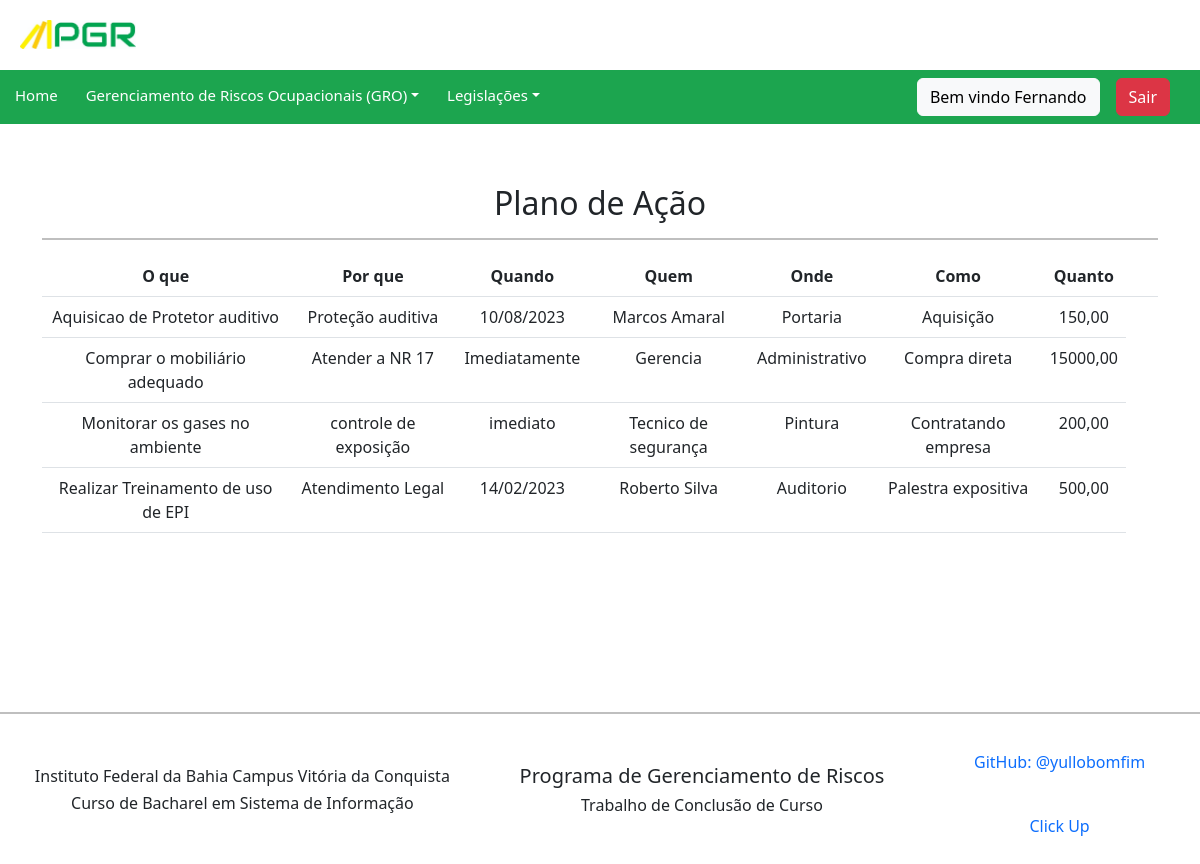
The app's page /planoacao/ (signed in) with its own data.
### pgr/models.py (models this page shows, shortened)
class Planoacao(models.Model):
    inventario = models.ForeignKey(Inventario, verbose_name=("inventario"), on_delete=models.CASCADE)
    oque = models.CharField(max_length=1000)
    porque = models.CharField(max_length=1000)
    quando = models.CharField(max_length=1000)
    quem = models.CharField(max_length=1000)
    onde = models.CharField(max_length=1000)
    como = models.CharField(max_length=1000)
    quanto = models.DecimalField(max_digits=7, decimal_places=2)
    class Meta:
        verbose_name = "plano_acao"
        verbose_name_plural = "planos_acao"
        ordering = ['oque']

### pgr/views.py (the view)
# urls.py: path('planoacao/', PlanoacaoListView.as_view(), name='planoacao_list'),
class PlanoacaoListView(LoginRequiredMixin, ListView):
    login_url = reverse_lazy('login')
    model = Planoacao
    template_name = 'planoacao_list.html'
    context_object_name = 'planos_acao'

### pgr/templates/planoacao_list.html (shortened to what this page needs)
{% extends 'base.html' %}
{% load bootstrap %}
{% block content %}
<div class="container">
<div class="side-logo">
  <div class="table-responsive">
    <h2> Plano de Ação</h2>
    <hr>
    <table class="table">
      <thead>
        <tr>
          <th>O que</th>
          <th>Por que</th>
          <th>Quando</th>
          <th>Quem</th>
          <th>Onde</th>
          <th>Como</th>
          <th>Quanto</th>
          <th></th>
          <th></th>
        </tr>
      </thead>
      <tbody>
        {% for plano_acao in planos_acao %}
        <tr>
            <td>{{ plano_acao.oque }}</td>
            <td>{{ plano_acao.porque }}</td>
            <td>{{ plano_acao.quando }}</td>
            <td>{{ plano_acao.quem }}</td>
            <td>{{ plano_acao.onde }}</td>
            <td>{{ plano_acao.como }}</td>
            <td>{{ plano_acao.quanto }}</td>
        {% empty %}
            <td>Nenhum Plano de Ação cadastrado.</td>
          </tr>
        {% endfor %}
      </tbody>
  </table>
</div>
</div>
</div>
</div>
{% endblock %}

### pgr/templates/includes/navbar.html (shortened to what this page needs)
<nav class="navbar navbar-expand-lg navbar-light" style="background-color: #1ca54f;">
    <ul class="navbar-nav nav-text me-auto mb-2 mb-lg-0">
        <li class="nav-item">
            <a class="nav-link" href="{% url 'home'%}" >Home</a>
        </li>
        {% if user.is_authenticated %}
        <li class="nav-item dropdown dmenu">
            <a class="nav-link dropdown-toggle" href="#" id="navbardrop" data-toggle="dropdown">Gerenciamento de Riscos Ocupacionais (GRO)</a>
        </li>
        {% endif %}
        <li class="nav-item">
            <li class="nav-item dropdown dmenu">
            <a class="nav-link dropdown-toggle" href="#" id="navbardrop" data-toggle="dropdown">Legislações</a>
        </li>
    </ul>
        <div class="d-flex gap-3 align-items-center" style="margin-right: 30px">
            {% if user.is_authenticated %}
                <span class="btn btn-light">Bem vindo {{request.user|title}}</span>
                <a class="btn btn-danger" href="{% url 'logout' %}">Sair</a>
            {% endif %}
        </div>
</nav>

### pgr/static/css/pgr.css (style rules this page uses)
.side-logo { text-align: center; margin-top: 60px; }
.navbar-light .navbar-nav .nav-link { display: block; color: #fff; padding-left: 15px; padding-top: 5px; font-size: 15px; margin-right: 5px; text-decoration: none; transition: color 0.3s ease-in-out, background-color 0.3s ease-in-out; }
.container { min-height: inherit; margin: auto; justify-content: center; align-items: center; }
hr { height: 2px; width: 100%; border: 1px solid black; }

### records on screen
Planoacao: oque "Aquisicao de Protetor auditivo", porque "Proteção auditiva", quando "10/08/2023", quem "Marcos Amaral", onde "Portaria", como "Aquisição", quanto "150,00"
Planoacao: oque "Comprar o mobiliário adequado", porque "Atender a NR 17", quando "Imediatamente", quem "Gerencia", onde "Administrativo", como "Compra direta", quanto "15000,00"
Planoacao: oque "Monitorar os gases no ambiente", porque "controle de exposição", quando "imediato", quem "Tecnico de segurança", onde "Pintura", como "Contratando empresa", quanto "200,00"
Planoacao: oque "Realizar Treinamento de uso de EPI", porque "Atendimento Legal", quando "14/02/2023", quem "Roberto Silva", onde "Auditorio", como "Palestra expositiva", quanto "500,00"

### other values on screen
{{ request.user|title }} "Fernando"
